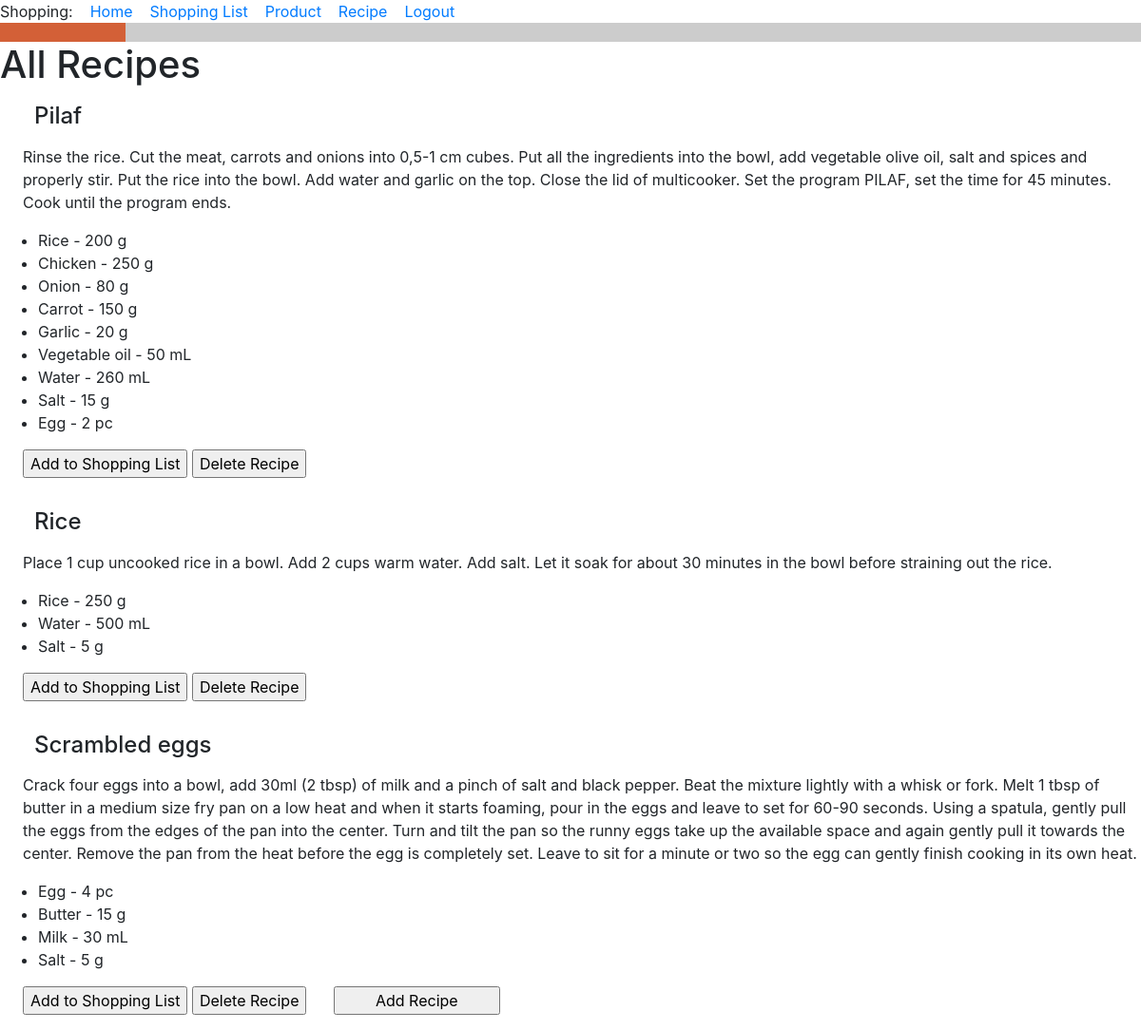
/all_recipes (signed in), run on an earlier commit of the app's database.
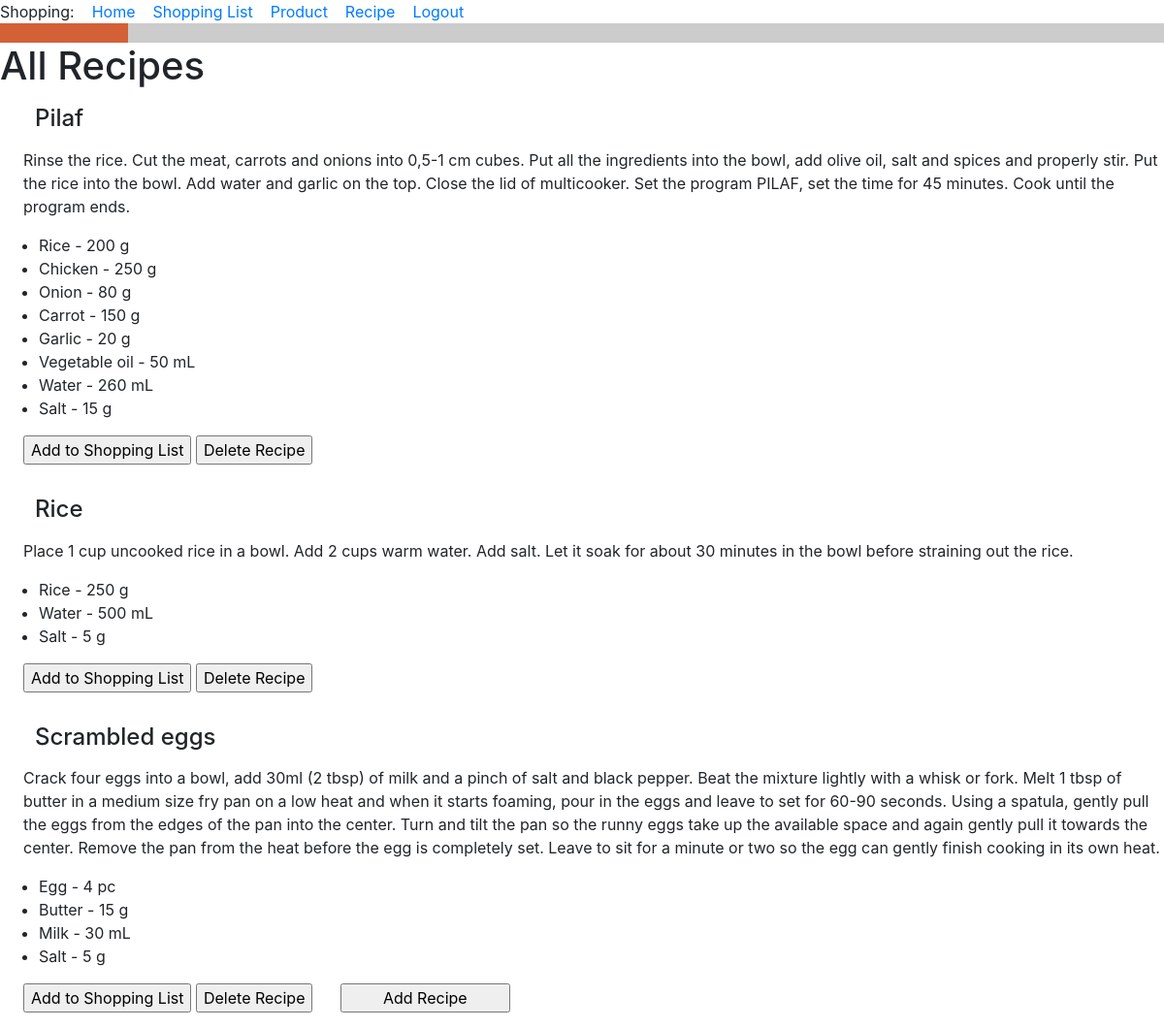
And on a later commit of the database.
### food_app/models.py (models this page shows, shortened)
class Recipe(db.Model):
    id = db.Column(db.Integer, primary_key=True)
    title = db.Column(db.String(256), index=True, unique=True, nullable=False)
    owner = db.Column(db.ForeignKey('user.id'))
    ingredients = db.relationship('Ingredient', backref='recipe', lazy='dynamic')
    description = db.Column(db.Text)
    def __str__(self):
        return f'{self.title}'.capitalize()

class Ingredient(db.Model):
    id = db.Column(db.Integer, primary_key=True)
    recipe_id = db.Column(db.ForeignKey('recipe.id'))
    product_id = db.Column(db.ForeignKey('product.id'))
    product = db.relationship('Product')
    quantity = db.Column(db.Integer)
    unit_of_measure = db.Column(db.String(120))
    def __str__(self):
        return f'{self.product} - {self.quantity} {self.unit_of_measure}'

class Product(db.Model):
    id = db.Column(db.Integer, primary_key=True)
    title = db.Column(db.String(256), index=True, unique=True, nullable=False)
    type_of_product = db.Column(db.String(120))
    unit_of_measure = db.Column(db.String(120))
    def __str__(self):
        return f'{self.title}'.capitalize()  # Big first letter only.

### food_app/routes.py (the view)
@app.route('/all_recipes', methods=['GET', 'POST'])
@login_required
def all_recipes():
    recipes = Recipe.query.all()
    return render_template(
        'all_recipes.html',
        title='All Recipes',
        recipes=recipes,
    )

### food_app/models.py (called while the page is built)
@login.user_loader
def load_user(id):
    return User.query.get(int(id))

### food_app/templates/all_recipes.html (shortened to what this page needs)
{% extends "base.html" %}
{% block content %}
<h1>All Recipes</h1>
    {% for recipe in recipes %}
    <h4><div><p><p style="margin-left:1.5em">{{ recipe }} </p></div></h4>
    <div><p><p style="margin-left:1.5em">{{ recipe.description }}</p></div>
    <div><ul>  {% for ingredient in recipe.ingredients %}
        <li>{{ ingredient }}</li>
        {% endfor %}
    </ul>
    </div>
<head>
</head>
<form action="{{ url_for('add_portions', recipe_id=recipe.id) }}">
    <p style="margin-left:1.5em"><input class="button" type="submit" value="Add to Shopping List"></p>
</form>
<form action="{{ url_for('delete_recipe', recipe_id=recipe.id) }}">
    <input class="button" type="submit" value="Delete Recipe">
</form>
{% endfor %}
<form>
<p style="margin-left:1.5em"><input type="button" value="        Add Recipe        " onClick='location.href="add_recipe"'>
</form>
{% endblock %}

What changed in the data, as far as the page shows it:
removed Ingredient: quantity+unit_of_measure "Egg - 2 pc", shown under Recipe "Pilaf"
changed Recipe "Pilaf": description "…into the bowl, add vegetable olive oil, salt and…" → "…into the bowl, add olive oil, salt and…"
